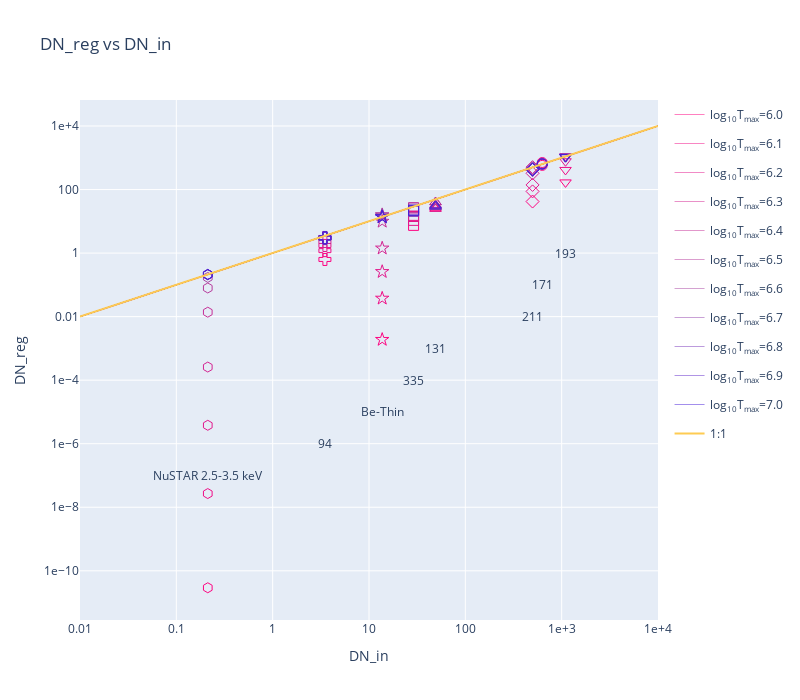

The notebook cell saved with this chart:
### Code cell
title='DN_reg vs DN_in'
markersyms=['cross-open','triangle-up-open','circle-open','triangle-down-open','diamond-open','square-open','star-open','hexagon-open']
xcoords=np.log10(foo.dn_in)
test=sorted(zip(xcoords,dd.chanax))
lb=-2
ub=4
fig=go.Figure()
for i,dem in enumerate(df):
    name="log<sub>10</sub>T<sub>max</sub>=%.1f" % tend[i]
    dd=dem.iloc[0]
    for j,ms in enumerate(markersyms):
        #trname=name+ ' '+ dd.chanax[j]
        fig.add_trace(go.Scatter(x=[dd.dn_in[0][j]],y=[dd.dn_reg[0][j]],hovertext="ratio: %s" % np.round(dd.dn_reg[0][j]/dd.dn_in[0][j],3),\
                                 mode='markers',marker=dict(symbol=ms,size=10,color=colors[i*20]),name=trname,legendgroup=str(i),showlegend=False))
    fig.add_trace(go.Scatter(x=np.logspace(lb,ub,100),y=np.logspace(lb,ub,100),name=name,line_color=colors[i*20],line_width=0.5,legendgroup=str(i)))

fig.add_trace(go.Scatter(x=np.logspace(lb,ub,100),y=np.logspace(lb,ub,100),name='1:1'))
for i,(x,c) in zip(range(8),test):
    fig.add_annotation(x=x,y=-7+i,text=c,showarrow=False)
fig.update_layout(xaxis_type='log',yaxis_type='log',xaxis_title='DN_in',yaxis_title='DN_reg',title=title)
fig.update_layout(yaxis = dict(showexponent = 'all',exponentformat = 'e'),xaxis = dict(showexponent = 'all',exponentformat = 'e'))
fig.update_layout(width=800,height=700)
